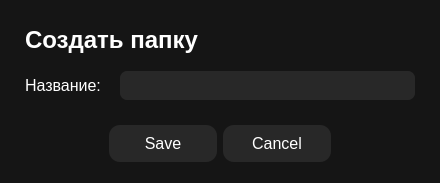
<?xml version="1.0" encoding="UTF-8"?>
<ui version="4.0">
 <class>Dialog</class>
 <widget class="QDialog" name="Dialog">
  <property name="geometry">
   <rect>
    <x>0</x>
    <y>0</y>
    <width>440</width>
    <height>183</height>
   </rect>
  </property>
  <property name="windowTitle">
   <string>Dialog</string>
  </property>
  <property name="styleSheet">
   <string notr="true">background: #151515;</string>
  </property>
  <widget class="QDialogButtonBox" name="buttonBox">
   <property name="geometry">
    <rect>
     <x>0</x>
     <y>125</y>
     <width>440</width>
     <height>37</height>
    </rect>
   </property>
   <property name="styleSheet">
    <string notr="true">background: #282828;
border-radius: 11px;
width: 108px;
height: 37px;

font-family: 'Inter';
font-style: normal;
font-weight: 400;
font-size: 16px;
line-height: 19px;
/* identical to box height, or 121% */

text-align: center;

color: #FFFFFF;</string>
   </property>
   <property name="orientation">
    <enum>Qt::Horizontal</enum>
   </property>
   <property name="standardButtons">
    <set>QDialogButtonBox::Cancel|QDialogButtonBox::Save</set>
   </property>
   <property name="centerButtons">
    <bool>true</bool>
   </property>
  </widget>
  <widget class="QLabel" name="label">
   <property name="geometry">
    <rect>
     <x>25</x>
     <y>25</y>
     <width>391</width>
     <height>29</height>
    </rect>
   </property>
   <property name="styleSheet">
    <string notr="true">font-family: 'Inter';
font-style: normal;
font-weight: 700;
font-size: 24px;
line-height: 29px;
/* identical to box height */


color: #FFFFFF;</string>
   </property>
   <property name="text">
    <string>Создать папку</string>
   </property>
  </widget>
  <widget class="QLabel" name="label_2">
   <property name="geometry">
    <rect>
     <x>25</x>
     <y>75</y>
     <width>81</width>
     <height>20</height>
    </rect>
   </property>
   <property name="styleSheet">
    <string notr="true">font-family: 'Inter';
font-style: normal;
font-weight: 400;
font-size: 16px;
line-height: 19px;
/* identical to box height, or 121% */


color: #FFFFFF;</string>
   </property>
   <property name="text">
    <string>Название:</string>
   </property>
  </widget>
  <widget class="QLineEdit" name="lineEdit">
   <property name="geometry">
    <rect>
     <x>120</x>
     <y>71</y>
     <width>295</width>
     <height>29</height>
    </rect>
   </property>
   <property name="styleSheet">
    <string notr="true">background: #282828;
border-radius: 7px;
font-family: 'Inter';
font-style: normal;
font-weight: 300;
font-size: 15px;
line-height: 19px;
/* identical to box height, or 129% */
padding: 4px 10px;

color: #FFFFFF;</string>
   </property>
  </widget>
  <zorder>label</zorder>
  <zorder>label_2</zorder>
  <zorder>lineEdit</zorder>
  <zorder>buttonBox</zorder>
 </widget>
 <resources/>
 <connections>
  <connection>
   <sender>buttonBox</sender>
   <signal>accepted()</signal>
   <receiver>Dialog</receiver>
   <slot>accept()</slot>
   <hints>
    <hint type="sourcelabel">
     <x>248</x>
     <y>254</y>
    </hint>
    <hint type="destinationlabel">
     <x>157</x>
     <y>274</y>
    </hint>
   </hints>
  </connection>
  <connection>
   <sender>buttonBox</sender>
   <signal>rejected()</signal>
   <receiver>Dialog</receiver>
   <slot>reject()</slot>
   <hints>
    <hint type="sourcelabel">
     <x>316</x>
     <y>260</y>
    </hint>
    <hint type="destinationlabel">
     <x>286</x>
     <y>274</y>
    </hint>
   </hints>
  </connection>
 </connections>
</ui>
